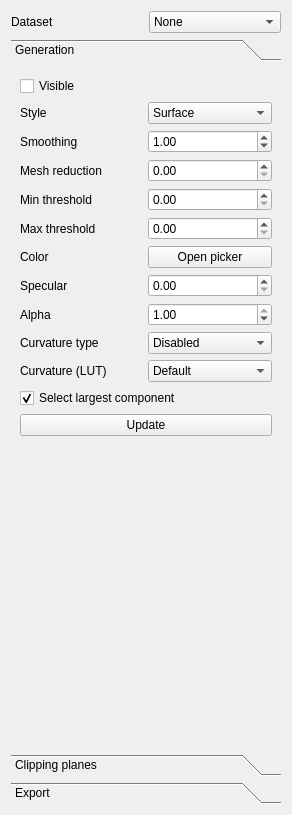
<?xml version="1.0" encoding="UTF-8"?>
<ui version="4.0">
 <class>IsosurfaceVisualizationForm</class>
 <widget class="QWidget" name="IsosurfaceVisualizationForm">
  <property name="geometry">
   <rect>
    <x>0</x>
    <y>0</y>
    <width>292</width>
    <height>815</height>
   </rect>
  </property>
  <property name="acceptDrops">
   <bool>true</bool>
  </property>
  <property name="windowTitle">
   <string>Form</string>
  </property>
  <layout class="QGridLayout" name="gridLayout_2">
   <item row="0" column="0">
    <layout class="QHBoxLayout" name="horizontalLayout_2">
     <item>
      <widget class="QLabel" name="label">
       <property name="text">
        <string>Dataset</string>
       </property>
      </widget>
     </item>
     <item>
      <widget class="QComboBox" name="comboBoxDataset">
       <property name="toolTip">
        <string>Choose the dataset to use</string>
       </property>
       <item>
        <property name="text">
         <string>None</string>
        </property>
       </item>
      </widget>
     </item>
    </layout>
   </item>
   <item row="1" column="0">
    <widget class="QToolBox" name="toolBox">
     <property name="enabled">
      <bool>true</bool>
     </property>
     <property name="sizePolicy">
      <sizepolicy hsizetype="Minimum" vsizetype="Preferred">
       <horstretch>0</horstretch>
       <verstretch>0</verstretch>
      </sizepolicy>
     </property>
     <property name="currentIndex">
      <number>0</number>
     </property>
     <widget class="QWidget" name="page">
      <property name="geometry">
       <rect>
        <x>0</x>
        <y>0</y>
        <width>274</width>
        <height>669</height>
       </rect>
      </property>
      <attribute name="label">
       <string>Generation</string>
      </attribute>
      <layout class="QVBoxLayout" name="verticalLayout">
       <item>
        <layout class="QGridLayout" name="gridLayout">
         <item row="3" column="0">
          <widget class="QLabel" name="label_7">
           <property name="text">
            <string>Mesh reduction</string>
           </property>
          </widget>
         </item>
         <item row="4" column="0">
          <widget class="QLabel" name="label_3">
           <property name="text">
            <string>Min threshold</string>
           </property>
          </widget>
         </item>
         <item row="2" column="1">
          <widget class="QDoubleSpinBox" name="inputSmoothing">
           <property name="toolTip">
            <string>Sigma of Gaussian blur</string>
           </property>
           <property name="maximum">
            <double>10.000000000000000</double>
           </property>
           <property name="singleStep">
            <double>0.500000000000000</double>
           </property>
           <property name="value">
            <double>1.000000000000000</double>
           </property>
          </widget>
         </item>
         <item row="2" column="0">
          <widget class="QLabel" name="label_2">
           <property name="text">
            <string>Smoothing</string>
           </property>
          </widget>
         </item>
         <item row="1" column="1">
          <widget class="QComboBox" name="comboBoxStyle">
           <property name="toolTip">
            <string>Rendering style</string>
           </property>
           <item>
            <property name="text">
             <string>Surface</string>
            </property>
           </item>
           <item>
            <property name="text">
             <string>Wireframe</string>
            </property>
           </item>
           <item>
            <property name="text">
             <string>Points</string>
            </property>
           </item>
          </widget>
         </item>
         <item row="0" column="0">
          <widget class="QCheckBox" name="checkBoxVisible">
           <property name="toolTip">
            <string>Set visibility of mesh</string>
           </property>
           <property name="text">
            <string>Visible</string>
           </property>
           <property name="checked">
            <bool>false</bool>
           </property>
          </widget>
         </item>
         <item row="0" column="1">
          <layout class="QHBoxLayout" name="horizontalLayout"/>
         </item>
         <item row="1" column="0">
          <widget class="QLabel" name="label_8">
           <property name="text">
            <string>Style</string>
           </property>
          </widget>
         </item>
         <item row="8" column="0">
          <widget class="QLabel" name="label_6">
           <property name="text">
            <string>Alpha</string>
           </property>
          </widget>
         </item>
         <item row="3" column="1">
          <widget class="QDoubleSpinBox" name="inputReduction">
           <property name="toolTip">
            <string>Reducing of the amount of polygons. Recommended value: 0.90</string>
           </property>
           <property name="maximum">
            <double>1.000000000000000</double>
           </property>
           <property name="singleStep">
            <double>0.050000000000000</double>
           </property>
           <property name="value">
            <double>0.000000000000000</double>
           </property>
          </widget>
         </item>
         <item row="4" column="1">
          <widget class="QDoubleSpinBox" name="inputMinimumThreshold">
           <property name="maximum">
            <double>999999999.000000000000000</double>
           </property>
           <property name="singleStep">
            <double>100.000000000000000</double>
           </property>
           <property name="value">
            <double>0.000000000000000</double>
           </property>
          </widget>
         </item>
         <item row="5" column="0">
          <widget class="QLabel" name="label_4">
           <property name="text">
            <string>Max threshold</string>
           </property>
          </widget>
         </item>
         <item row="5" column="1">
          <widget class="QDoubleSpinBox" name="inputMaximumThreshold">
           <property name="maximum">
            <double>999999999.000000000000000</double>
           </property>
           <property name="singleStep">
            <double>100.000000000000000</double>
           </property>
           <property name="value">
            <double>0.000000000000000</double>
           </property>
          </widget>
         </item>
         <item row="6" column="0">
          <widget class="QLabel" name="label_5">
           <property name="text">
            <string>Color</string>
           </property>
          </widget>
         </item>
         <item row="7" column="0">
          <widget class="QLabel" name="label_9">
           <property name="text">
            <string>Specular</string>
           </property>
          </widget>
         </item>
         <item row="7" column="1">
          <widget class="QDoubleSpinBox" name="inputSpecular">
           <property name="maximum">
            <double>1.000000000000000</double>
           </property>
           <property name="singleStep">
            <double>0.050000000000000</double>
           </property>
           <property name="value">
            <double>0.000000000000000</double>
           </property>
          </widget>
         </item>
         <item row="8" column="1">
          <widget class="QDoubleSpinBox" name="inputAlpha">
           <property name="maximum">
            <double>1.000000000000000</double>
           </property>
           <property name="singleStep">
            <double>0.100000000000000</double>
           </property>
           <property name="value">
            <double>1.000000000000000</double>
           </property>
          </widget>
         </item>
         <item row="6" column="1">
          <widget class="QPushButton" name="inputColor">
           <property name="text">
            <string>Open picker</string>
           </property>
          </widget>
         </item>
         <item row="10" column="0">
          <widget class="QLabel" name="label_27">
           <property name="text">
            <string>Curvature (LUT)</string>
           </property>
          </widget>
         </item>
         <item row="10" column="1">
          <widget class="QComboBox" name="comboBoxCurvatureLUT">
           <item>
            <property name="text">
             <string>Default</string>
            </property>
           </item>
          </widget>
         </item>
         <item row="9" column="0">
          <widget class="QLabel" name="label_28">
           <property name="text">
            <string>Curvature type</string>
           </property>
          </widget>
         </item>
         <item row="9" column="1">
          <widget class="QComboBox" name="comboBoxCurvatureType">
           <item>
            <property name="text">
             <string>Disabled</string>
            </property>
           </item>
           <item>
            <property name="text">
             <string>Maximum (k1)</string>
            </property>
           </item>
           <item>
            <property name="text">
             <string>Minimum (k2)</string>
            </property>
           </item>
           <item>
            <property name="text">
             <string>Gaussian (k1*k2)</string>
            </property>
           </item>
           <item>
            <property name="text">
             <string>Mean (k1 + k2)/2</string>
            </property>
           </item>
           <item>
            <property name="text">
             <string>Shape index</string>
            </property>
           </item>
           <item>
            <property name="text">
             <string>Curvedness</string>
            </property>
           </item>
          </widget>
         </item>
        </layout>
       </item>
       <item>
        <widget class="QCheckBox" name="checkBoxLargestComponent">
         <property name="text">
          <string>Select largest component</string>
         </property>
         <property name="checked">
          <bool>true</bool>
         </property>
        </widget>
       </item>
       <item>
        <widget class="QPushButton" name="buttonUpdate">
         <property name="text">
          <string>Update</string>
         </property>
        </widget>
       </item>
       <item>
        <spacer name="verticalSpacer_3">
         <property name="orientation">
          <enum>Qt::Vertical</enum>
         </property>
         <property name="sizeHint" stdset="0">
          <size>
           <width>20</width>
           <height>443</height>
          </size>
         </property>
        </spacer>
       </item>
      </layout>
     </widget>
     <widget class="QWidget" name="page_2">
      <property name="geometry">
       <rect>
        <x>0</x>
        <y>0</y>
        <width>200</width>
        <height>426</height>
       </rect>
      </property>
      <attribute name="label">
       <string>Clipping planes</string>
      </attribute>
      <layout class="QVBoxLayout" name="verticalLayout_2">
       <item>
        <layout class="QGridLayout" name="gridLayout_4">
         <item row="0" column="0">
          <widget class="QLabel" name="xNameLabel">
           <property name="text">
            <string>X</string>
           </property>
           <property name="buddy">
            <cstring>xPositionSpin</cstring>
           </property>
          </widget>
         </item>
         <item row="0" column="1">
          <widget class="QCheckBox" name="checkBoxX">
           <property name="enabled">
            <bool>true</bool>
           </property>
           <property name="toolTip">
            <string>Enable clipping plane x1</string>
           </property>
           <property name="text">
            <string>Visible</string>
           </property>
          </widget>
         </item>
         <item row="0" column="2">
          <widget class="QCheckBox" name="checkBoxFlipX">
           <property name="text">
            <string>Flip</string>
           </property>
          </widget>
         </item>
        </layout>
       </item>
       <item>
        <layout class="QGridLayout" name="gridLayout_9">
         <item row="0" column="0">
          <widget class="QSpinBox" name="spinX"/>
         </item>
         <item row="0" column="1">
          <widget class="QSlider" name="horizontalSliderX">
           <property name="enabled">
            <bool>true</bool>
           </property>
           <property name="toolTip">
            <string>Set the position of the x1 clipping plane</string>
           </property>
           <property name="maximum">
            <number>300</number>
           </property>
           <property name="orientation">
            <enum>Qt::Horizontal</enum>
           </property>
          </widget>
         </item>
        </layout>
       </item>
       <item>
        <layout class="QGridLayout" name="gridLayout_10">
         <item row="0" column="0">
          <widget class="QLabel" name="yNameLabel">
           <property name="text">
            <string>Y</string>
           </property>
           <property name="buddy">
            <cstring>yPositionSpin</cstring>
           </property>
          </widget>
         </item>
         <item row="0" column="1">
          <widget class="QCheckBox" name="checkBoxY">
           <property name="enabled">
            <bool>true</bool>
           </property>
           <property name="toolTip">
            <string>Enable clipping plane y1</string>
           </property>
           <property name="text">
            <string>Visible</string>
           </property>
          </widget>
         </item>
         <item row="0" column="2">
          <widget class="QCheckBox" name="checkBoxFlipY">
           <property name="text">
            <string>Flip</string>
           </property>
          </widget>
         </item>
        </layout>
       </item>
       <item>
        <layout class="QGridLayout" name="gridLayout_11">
         <item row="0" column="0">
          <widget class="QSpinBox" name="spinY"/>
         </item>
         <item row="0" column="1">
          <widget class="QSlider" name="horizontalSliderY">
           <property name="enabled">
            <bool>true</bool>
           </property>
           <property name="toolTip">
            <string>Set the position of the y1 clipping plane</string>
           </property>
           <property name="orientation">
            <enum>Qt::Horizontal</enum>
           </property>
          </widget>
         </item>
        </layout>
       </item>
       <item>
        <layout class="QGridLayout" name="gridLayout_12">
         <item row="0" column="0">
          <widget class="QLabel" name="zNameLabel">
           <property name="text">
            <string>Z</string>
           </property>
           <property name="buddy">
            <cstring>zPositionSpin</cstring>
           </property>
          </widget>
         </item>
         <item row="0" column="1">
          <widget class="QCheckBox" name="checkBoxZ">
           <property name="enabled">
            <bool>true</bool>
           </property>
           <property name="toolTip">
            <string>Enable clipping plane z1</string>
           </property>
           <property name="text">
            <string>Visible</string>
           </property>
          </widget>
         </item>
         <item row="0" column="2">
          <widget class="QCheckBox" name="checkBoxFlipZ">
           <property name="text">
            <string>Flip</string>
           </property>
          </widget>
         </item>
        </layout>
       </item>
       <item>
        <layout class="QGridLayout" name="gridLayout_13">
         <item row="0" column="0">
          <widget class="QSpinBox" name="spinZ"/>
         </item>
         <item row="0" column="1">
          <widget class="QSlider" name="horizontalSliderZ">
           <property name="enabled">
            <bool>true</bool>
           </property>
           <property name="toolTip">
            <string>Set the position of the z1 clipping plane</string>
           </property>
           <property name="orientation">
            <enum>Qt::Horizontal</enum>
           </property>
          </widget>
         </item>
        </layout>
       </item>
       <item>
        <widget class="QCheckBox" name="checkBoxAlignPlanesToPick">
         <property name="text">
          <string>Align to mouse picking</string>
         </property>
         <property name="checked">
          <bool>true</bool>
         </property>
        </widget>
       </item>
       <item>
        <widget class="QCheckBox" name="checkBoxInvertClipping">
         <property name="text">
          <string>Invert clipping</string>
         </property>
        </widget>
       </item>
       <item>
        <widget class="QPushButton" name="buttonApplySettingsToAll">
         <property name="text">
          <string>Apply settings to all</string>
         </property>
        </widget>
       </item>
       <item>
        <widget class="QTabWidget" name="tabWidget">
         <property name="currentIndex">
          <number>0</number>
         </property>
         <widget class="QWidget" name="tab_3">
          <attribute name="title">
           <string>Base layer</string>
          </attribute>
          <layout class="QGridLayout" name="gridLayout_5">
           <item row="1" column="1">
            <widget class="QComboBox" name="comboBoxBaseLayerLUT">
             <item>
              <property name="text">
               <string>None</string>
              </property>
             </item>
            </widget>
           </item>
           <item row="0" column="0">
            <widget class="QLabel" name="label_10">
             <property name="text">
              <string>Dataset</string>
             </property>
            </widget>
           </item>
           <item row="0" column="1">
            <widget class="QComboBox" name="comboBoxBaseLayer">
             <item>
              <property name="text">
               <string>None</string>
              </property>
             </item>
            </widget>
           </item>
           <item row="1" column="0">
            <widget class="QLabel" name="label_11">
             <property name="text">
              <string>LUT</string>
             </property>
            </widget>
           </item>
          </layout>
         </widget>
         <widget class="QWidget" name="tab_4">
          <attribute name="title">
           <string>Overlay</string>
          </attribute>
          <layout class="QGridLayout" name="gridLayout_6">
           <item row="0" column="0">
            <widget class="QLabel" name="label_13">
             <property name="text">
              <string>Dataset</string>
             </property>
            </widget>
           </item>
           <item row="0" column="1">
            <widget class="QComboBox" name="comboBoxOverlay">
             <item>
              <property name="text">
               <string>None</string>
              </property>
             </item>
            </widget>
           </item>
           <item row="1" column="0">
            <widget class="QLabel" name="label_12">
             <property name="text">
              <string>LUT</string>
             </property>
            </widget>
           </item>
           <item row="1" column="1">
            <widget class="QComboBox" name="comboBoxOverlayLUT">
             <item>
              <property name="text">
               <string>None</string>
              </property>
             </item>
            </widget>
           </item>
          </layout>
         </widget>
        </widget>
       </item>
       <item>
        <spacer name="verticalSpacer">
         <property name="orientation">
          <enum>Qt::Vertical</enum>
         </property>
         <property name="sizeHint" stdset="0">
          <size>
           <width>20</width>
           <height>266</height>
          </size>
         </property>
        </spacer>
       </item>
      </layout>
     </widget>
     <widget class="QWidget" name="page_3">
      <property name="geometry">
       <rect>
        <x>0</x>
        <y>0</y>
        <width>130</width>
        <height>51</height>
       </rect>
      </property>
      <attribute name="label">
       <string>Export</string>
      </attribute>
      <layout class="QVBoxLayout" name="verticalLayout_3">
       <item>
        <widget class="QPushButton" name="buttonSaveMesh">
         <property name="text">
          <string>Save 3D mesh</string>
         </property>
        </widget>
       </item>
       <item>
        <spacer name="verticalSpacer_2">
         <property name="orientation">
          <enum>Qt::Vertical</enum>
         </property>
         <property name="sizeHint" stdset="0">
          <size>
           <width>20</width>
           <height>700</height>
          </size>
         </property>
        </spacer>
       </item>
      </layout>
     </widget>
    </widget>
   </item>
  </layout>
 </widget>
 <resources/>
 <connections/>
</ui>
